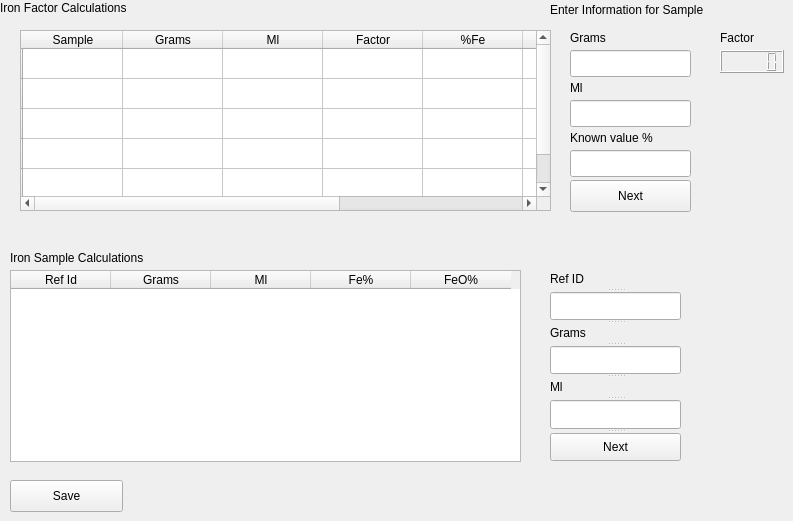
    <widget class="QWidget" name="iron">
     <attribute name="title">
      <string>Iron</string>
     </attribute>
     <widget class="QLabel" name="IronFactorCalculations">
      <property name="geometry">
       <rect>
        <x>0</x>
        <y>0</y>
        <width>161</width>
        <height>16</height>
       </rect>
      </property>
      <property name="text">
       <string>Iron Factor Calculations</string>
      </property>
     </widget>
     <widget class="QTableWidget" name="IronTableWidget">
      <property name="enabled">
       <bool>true</bool>
      </property>
      <property name="geometry">
       <rect>
        <x>20</x>
        <y>30</y>
        <width>531</width>
        <height>181</height>
       </rect>
      </property>
      <row>
       <property name="text">
        <string/>
       </property>
      </row>
      <row>
       <property name="text">
        <string/>
       </property>
      </row>
      <row>
       <property name="text">
        <string/>
       </property>
      </row>
      <row>
       <property name="text">
        <string/>
       </property>
      </row>
      <row>
       <property name="text">
        <string/>
       </property>
      </row>
      <column>
       <property name="text">
        <string>Sample</string>
       </property>
      </column>
      <column>
       <property name="text">
        <string>Grams</string>
       </property>
      </column>
      <column>
       <property name="text">
        <string>Ml</string>
       </property>
      </column>
      <column>
       <property name="text">
        <string>Factor</string>
       </property>
      </column>
      <column>
       <property name="text">
        <string>%Fe</string>
       </property>
      </column>
      <column>
       <property name="text">
        <string>Known %</string>
       </property>
      </column>
      <column>
       <property name="text">
        <string>Bias</string>
       </property>
      </column>
      <column>
       <property name="text">
        <string>FeO%</string>
       </property>
      </column>
      <item row="0" column="1">
       <property name="text">
        <string/>
       </property>
       <property name="flags">
        <set>ItemIsDragEnabled|ItemIsUserCheckable|ItemIsEnabled</set>
       </property>
      </item>
      <item row="0" column="2">
       <property name="text">
        <string/>
       </property>
       <property name="flags">
        <set>ItemIsDragEnabled|ItemIsUserCheckable|ItemIsEnabled</set>
       </property>
      </item>
      <item row="0" column="3">
       <property name="text">
        <string/>
       </property>
       <property name="flags">
        <set>ItemIsDragEnabled|ItemIsUserCheckable|ItemIsEnabled</set>
       </property>
      </item>
      <item row="0" column="4">
       <property name="text">
        <string/>
       </property>
       <property name="flags">
        <set>ItemIsDragEnabled|ItemIsUserCheckable|ItemIsEnabled</set>
       </property>
      </item>
      <item row="0" column="5">
       <property name="text">
        <string/>
       </property>
       <property name="flags">
        <set>ItemIsDragEnabled|ItemIsUserCheckable|ItemIsEnabled</set>
       </property>
      </item>
      <item row="0" column="7">
       <property name="text">
        <string/>
       </property>
       <property name="flags">
        <set>ItemIsDragEnabled|ItemIsUserCheckable|ItemIsEnabled</set>
       </property>
      </item>
      <item row="1" column="1">
       <property name="text">
        <string/>
       </property>
       <property name="flags">
        <set>ItemIsDragEnabled|ItemIsUserCheckable|ItemIsEnabled</set>
       </property>
      </item>
      <item row="1" column="2">
       <property name="text">
        <string/>
       </property>
       <property name="flags">
        <set>ItemIsDragEnabled|ItemIsUserCheckable|ItemIsEnabled</set>
       </property>
      </item>
      <item row="1" column="3">
       <property name="text">
        <string/>
       </property>
       <property name="flags">
        <set>ItemIsDragEnabled|ItemIsUserCheckable|ItemIsEnabled</set>
       </property>
      </item>
      <item row="1" column="4">
       <property name="text">
        <string/>
       </property>
       <property name="flags">
        <set>ItemIsDragEnabled|ItemIsUserCheckable|ItemIsEnabled</set>
       </property>
      </item>
      <item row="1" column="5">
       <property name="text">
        <string/>
       </property>
       <property name="flags">
        <set>ItemIsDragEnabled|ItemIsUserCheckable|ItemIsEnabled</set>
       </property>
      </item>
      <item row="1" column="7">
       <property name="text">
        <string/>
       </property>
       <property name="flags">
        <set>ItemIsDragEnabled|ItemIsUserCheckable|ItemIsEnabled</set>
       </property>
      </item>
      <item row="2" column="1">
       <property name="text">
        <string/>
       </property>
       <property name="flags">
        <set>ItemIsDragEnabled|ItemIsUserCheckable|ItemIsEnabled</set>
       </property>
      </item>
      <item row="2" column="2">
       <property name="text">
        <string/>
       </property>
       <property name="flags">
        <set>ItemIsDragEnabled|ItemIsUserCheckable|ItemIsEnabled</set>
       </property>
      </item>
      <item row="2" column="3">
       <property name="text">
        <string/>
       </property>
       <property name="flags">
        <set>ItemIsDragEnabled|ItemIsUserCheckable|ItemIsEnabled</set>
       </property>
      </item>
      <item row="2" column="4">
       <property name="text">
        <string/>
       </property>
       <property name="flags">
        <set>ItemIsDragEnabled|ItemIsUserCheckable|ItemIsEnabled</set>
       </property>
      </item>
      <item row="2" column="5">
       <property name="text">
        <string/>
       </property>
       <property name="flags">
        <set>ItemIsDragEnabled|ItemIsUserCheckable|ItemIsEnabled</set>
       </property>
      </item>
      <item row="2" column="7">
       <property name="text">
        <string/>
       </property>
       <property name="flags">
        <set>ItemIsDragEnabled|ItemIsUserCheckable|ItemIsEnabled</set>
       </property>
      </item>
      <item row="3" column="1">
       <property name="text">
        <string/>
       </property>
       <property name="flags">
        <set>ItemIsDragEnabled|ItemIsUserCheckable|ItemIsEnabled</set>
       </property>
      </item>
      <item row="3" column="2">
       <property name="text">
        <string/>
       </property>
       <property name="flags">
        <set>ItemIsDragEnabled|ItemIsUserCheckable|ItemIsEnabled</set>
       </property>
      </item>
      <item row="3" column="3">
       <property name="text">
        <string/>
       </property>
       <property name="flags">
        <set>ItemIsDragEnabled|ItemIsUserCheckable|ItemIsEnabled</set>
       </property>
      </item>
      <item row="3" column="4">
       <property name="text">
        <string/>
       </property>
       <property name="flags">
        <set>ItemIsDragEnabled|ItemIsUserCheckable|ItemIsEnabled</set>
       </property>
      </item>
      <item row="3" column="5">
       <property name="text">
        <string/>
       </property>
       <property name="flags">
        <set>ItemIsDragEnabled|ItemIsUserCheckable|ItemIsEnabled</set>
       </property>
      </item>
      <item row="3" column="7">
       <property name="text">
        <string/>
       </property>
       <property name="flags">
        <set>ItemIsDragEnabled|ItemIsUserCheckable|ItemIsEnabled</set>
       </property>
      </item>
      <item row="4" column="1">
       <property name="text">
        <string/>
       </property>
       <property name="flags">
        <set>ItemIsDragEnabled|ItemIsUserCheckable|ItemIsEnabled</set>
       </property>
      </item>
      <item row="4" column="2">
       <property name="text">
        <string/>
       </property>
       <property name="flags">
        <set>ItemIsDragEnabled|ItemIsUserCheckable|ItemIsEnabled</set>
       </property>
      </item>
      <item row="4" column="3">
       <property name="text">
        <string/>
       </property>
       <property name="flags">
        <set>ItemIsDragEnabled|ItemIsUserCheckable|ItemIsEnabled</set>
       </property>
      </item>
      <item row="4" column="4">
       <property name="text">
        <string/>
       </property>
       <property name="flags">
        <set>ItemIsDragEnabled|ItemIsUserCheckable|ItemIsEnabled</set>
       </property>
      </item>
      <item row="4" column="5">
       <property name="text">
        <string/>
       </property>
       <property name="flags">
        <set>ItemIsDragEnabled|ItemIsUserCheckable|ItemIsEnabled</set>
       </property>
      </item>
      <item row="4" column="7">
       <property name="text">
        <string/>
       </property>
       <property name="flags">
        <set>ItemIsDragEnabled|ItemIsUserCheckable|ItemIsEnabled</set>
       </property>
      </item>
     </widget>
     <widget class="QTableWidget" name="IronSampleTable">
      <property name="geometry">
       <rect>
        <x>10</x>
        <y>270</y>
        <width>511</width>
        <height>192</height>
       </rect>
      </property>
      <column>
       <property name="text">
        <string>Ref Id</string>
       </property>
      </column>
      <column>
       <property name="text">
        <string>Grams</string>
       </property>
      </column>
      <column>
       <property name="text">
        <string>Ml</string>
       </property>
      </column>
      <column>
       <property name="text">
        <string>Fe%</string>
       </property>
      </column>
      <column>
       <property name="text">
        <string>FeO%</string>
       </property>
      </column>
     </widget>
     <widget class="QLabel" name="SampleCalculations">
      <property name="geometry">
       <rect>
        <x>10</x>
        <y>250</y>
        <width>161</width>
        <height>16</height>
       </rect>
      </property>
      <property name="text">
       <string>Iron Sample Calculations</string>
      </property>
     </widget>
     <widget class="QPushButton" name="IronSaveButton">
      <property name="geometry">
       <rect>
        <x>10</x>
        <y>480</y>
        <width>113</width>
        <height>32</height>
       </rect>
      </property>
      <property name="text">
       <string>Save</string>
      </property>
     </widget>
     <widget class="QLineEdit" name="factor_grams_value">
      <property name="geometry">
       <rect>
        <x>570</x>
        <y>50</y>
        <width>121</width>
        <height>27</height>
       </rect>
      </property>
     </widget>
     <widget class="QLineEdit" name="factor_ml_value">
      <property name="geometry">
       <rect>
        <x>570</x>
        <y>100</y>
        <width>121</width>
        <height>27</height>
       </rect>
      </property>
     </widget>
     <widget class="QLineEdit" name="factor_know_value">
      <property name="geometry">
       <rect>
        <x>570</x>
        <y>150</y>
        <width>121</width>
        <height>27</height>
       </rect>
      </property>
     </widget>
     <widget class="QPushButton" name="iron_factor_next_button">
      <property name="geometry">
       <rect>
        <x>570</x>
        <y>180</y>
        <width>121</width>
        <height>32</height>
       </rect>
      </property>
      <property name="text">
       <string>Next</string>
      </property>
     </widget>
     <widget class="QLabel" name="label">
      <property name="geometry">
       <rect>
        <x>550</x>
        <y>0</y>
        <width>221</width>
        <height>20</height>
       </rect>
      </property>
      <property name="text">
       <string>Enter Information for Sample</string>
      </property>
     </widget>
     <widget class="QLabel" name="iron_factor_grams_text">
      <property name="geometry">
       <rect>
        <x>570</x>
        <y>30</y>
        <width>121</width>
        <height>16</height>
       </rect>
      </property>
      <property name="text">
       <string>Grams</string>
      </property>
     </widget>
     <widget class="QLabel" name="iron_factor_ml_text">
      <property name="geometry">
       <rect>
        <x>570</x>
        <y>80</y>
        <width>121</width>
        <height>16</height>
       </rect>
      </property>
      <property name="text">
       <string>Ml</string>
      </property>
     </widget>
     <widget class="QLabel" name="iron_factor_know_value_text">
      <property name="geometry">
       <rect>
        <x>570</x>
        <y>130</y>
        <width>121</width>
        <height>16</height>
       </rect>
      </property>
      <property name="text">
       <string>Known value % </string>
      </property>
     </widget>
     <widget class="QLabel" name="iron_factor_label_vaue">
      <property name="geometry">
       <rect>
        <x>720</x>
        <y>30</y>
        <width>60</width>
        <height>16</height>
       </rect>
      </property>
      <property name="text">
       <string>Factor</string>
      </property>
     </widget>
     <widget class="QLCDNumber" name="factor_display">
      <property name="geometry">
       <rect>
        <x>720</x>
        <y>50</y>
        <width>64</width>
        <height>23</height>
       </rect>
      </property>
     </widget>
     <widget class="QSplitter" name="splitter_5">
      <property name="geometry">
       <rect>
        <x>550</x>
        <y>270</y>
        <width>131</width>
        <height>191</height>
       </rect>
      </property>
      <property name="orientation">
       <enum>Qt::Vertical</enum>
      </property>
      <widget class="QLabel" name="sample_ref_id_text">
       <property name="text">
        <string>Ref ID</string>
       </property>
      </widget>
      <widget class="QLineEdit" name="sample_ref_id"/>
      <widget class="QLabel" name="sample_grams_text">
       <property name="text">
        <string>Grams</string>
       </property>
      </widget>
      <widget class="QLineEdit" name="sample_grams"/>
      <widget class="QLabel" name="sample_ml_text">
       <property name="text">
        <string>Ml</string>
       </property>
      </widget>
      <widget class="QLineEdit" name="sample_ml"/>
      <widget class="QPushButton" name="iron_sample_next_button">
       <property name="text">
        <string>Next</string>
       </property>
      </widget>
     </widget>
    </widget>
